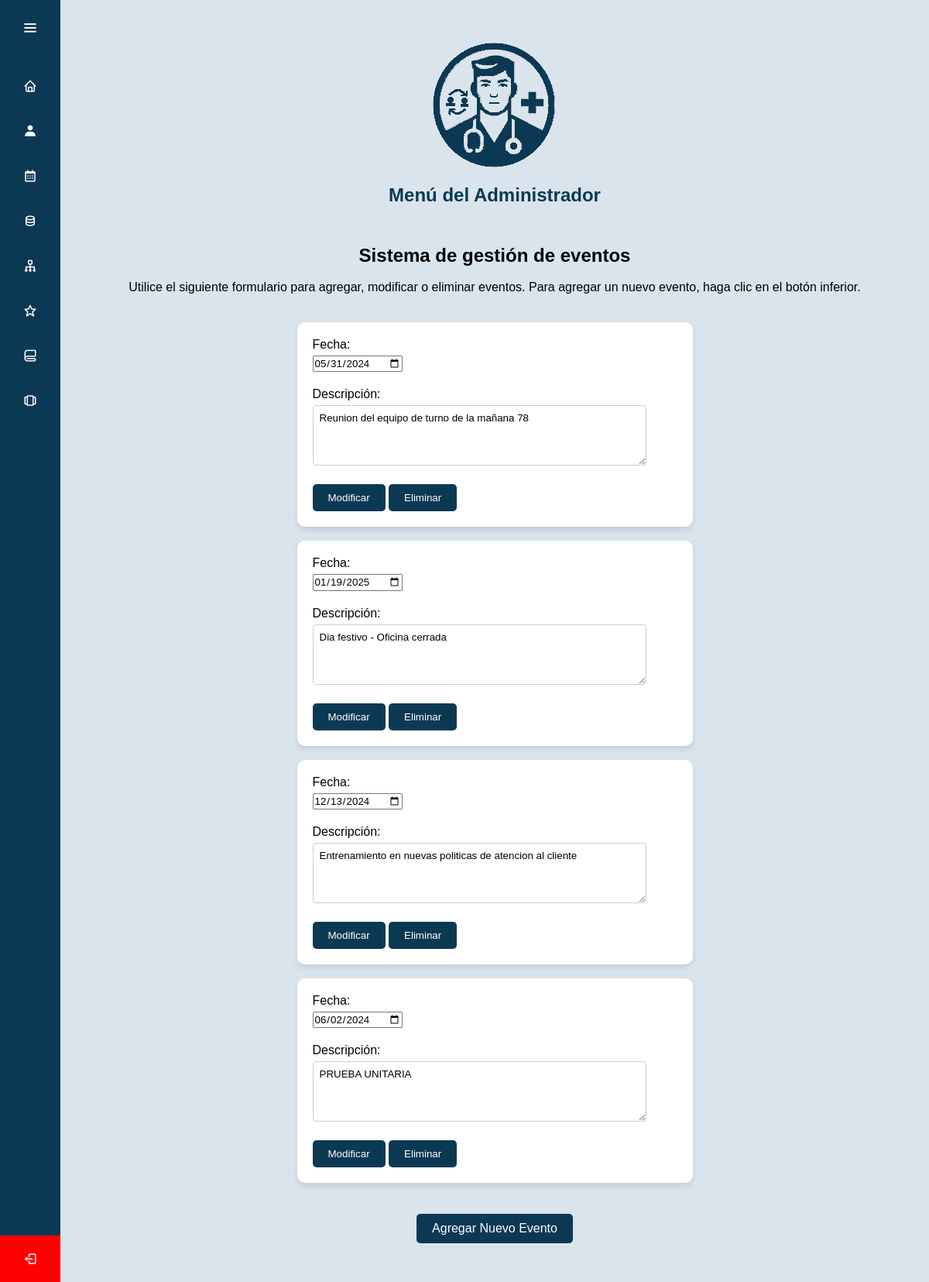
The app's page /ProyectoFinal/admin/gestorEventos.php with its own data.
### tables this page shows
CREATE TABLE `eventos` (
  `ID` int(11) NOT NULL,
  `Fecha` date DEFAULT NULL,
  `Descripcion` varchar(255) DEFAULT NULL
);

### ProyectoFinal/admin/gestorEventos.php (the view, shortened to what this page needs)
<?php
require_once "../conexion.php";
$conexion = mysqli_connect($servername, $username, $password, $dbname);
function obtenerEventos($conexion) {
    $sql = "SELECT * FROM eventos";
    $resultado = mysqli_query($conexion, $sql);
    $eventos = array();
    if (mysqli_num_rows($resultado) > 0) {
        while($fila = mysqli_fetch_assoc($resultado)) {
            $eventos[] = $fila;
        }
    }
    return $eventos;
}
$eventos = obtenerEventos($conexion);
?>
<!DOCTYPE html>
<html lang="es">
<head>
    <link rel="stylesheet" href="/css/estilosAdministrador.css">
    <link href='https://unpkg.com/boxicons@2.0.7/css/boxicons.min.css' rel='stylesheet'>
</head>
<body>
<?php include 'n-barAdmin.php'; ?>
<section class="home-section">
    <div class="encabezado">
        <img src="/img/descarga2.png" alt="Logo de TeLoCambio">
        <h1 class="titulo alta">Menú del Administrador</h1>
    </div>
    <h2>Sistema de gestión de eventos</h2><br>
    <div class="descripcion-turnos">
        <p>Utilice el siguiente formulario para agregar, modificar o eliminar eventos. Para agregar un nuevo evento, haga clic en el botón inferior.</p>
    </div><br>
    <div>
        <?php foreach ($eventos as $evento): ?>
            <br>
            <form action="" method="post" class="form-container-dep">
                <div class="input-group-dep">
                    <label for="fecha-<?php echo $evento['ID']; ?>">Fecha:</label>
                    <input type="date" id="fecha-<?php echo $evento['ID']; ?>" name="fecha" value="<?php echo $evento['Fecha']; ?>" min="<?php echo date('Y-m-d'); ?>" required>
                </div>
                <div class="input-group-dep">
                    <label for="descripcion-<?php echo $evento['ID']; ?>">Descripción:</label>
                    <textarea id="descripcion-<?php echo $evento['ID']; ?>" name="descripcion" rows="4" required><?php echo $evento['Descripcion']; ?></textarea>
                </div>
                <div class="button-container">
                    <button type="submit" name="modificar" class="n-boton-dep">Modificar</button>
                    <button type="submit" name="eliminar" class="n-boton-dep" onclick="return confirmarEliminacion();">Eliminar</button>
                </div>
            </form>
        <?php endforeach; ?>
    </div>
    <div class="botones-container">
        <a href="altaEventos.php" class="n-boton">Agregar Nuevo Evento</a>
    </div>
</section>
</body>
</html>

### ProyectoFinal/css/estilosAdministrador.css (style rules this page uses)
.botones-container { display: flex; justify-content: center; margin-top: 20px; gap: 20px; }
.n-boton { background-color: #0B3954; color: white; border: 1px; border-radius: 5px; padding: 10px 20px; margin-top: 20px; cursor: pointer; transition: background-color 0.3s ease; text-decoration: none; }
.descripcion-turnos { text-align: center; }
h2 { text-align: center; }
.encabezado { text-align: center; margin-bottom: 50px; }
.titulo { color: #0B3954; font-size: 24px; margin-top: 10px; }
h1.alta { text-align: center; margin-bottom: 20px; }
.form-container-dep { background-color: white; border-radius: 10px; padding: 20px; width: 50%; margin: 0 auto; box-shadow: 0 4px 8px rgba(0, 0, 0, 0.1); }
.input-group-dep { margin-bottom: 20px; flex: 0 0 calc(50% - 20px); padding-right: 40px; box-sizing: border-box; }
.input-group-dep label { display: block; margin-bottom: 5px; }
.input-group-dep input[type="text"], .input-group-dep textarea { width: 100%; padding: 8px; border: 1px solid #ccc; border-radius: 4px; box-sizing: border-box; resize: vertical; }
.n-boton-dep { background-color: #0B3954; color: white; border: 1px; border-radius: 5px; padding: 10px 20px; cursor: pointer; transition: background-color 0.3s ease; }
* { margin: 0; padding: 0; box-sizing: border-box; font-family: "Poppins" , sans-serif; }
.home-section { position: relative; background: #dae4ed; min-height: 100vh; top: 0; left: 78px; width: calc(100% - 78px); transition: all 0.5s ease; z-index: 2; padding: 50px; }

### records on screen
eventos: fecha "05/31/2024", descripcion "Reunion del equipo de turno de la mañana 78"
eventos: fecha "01/19/2025", descripcion "Dia festivo - Oficina cerrada"
eventos: fecha "12/13/2024", descripcion "Entrenamiento en nuevas politicas de atencion al cliente"
eventos: fecha "06/02/2024", descripcion "PRUEBA UNITARIA"
